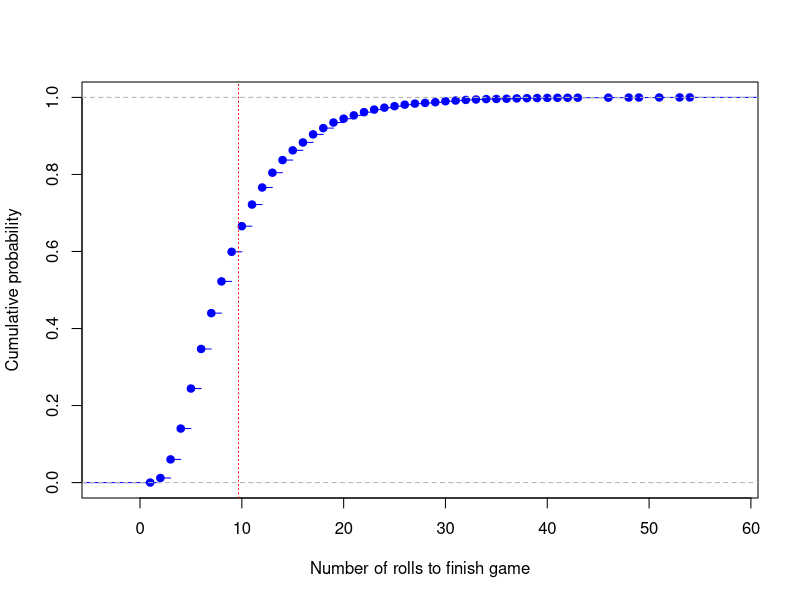
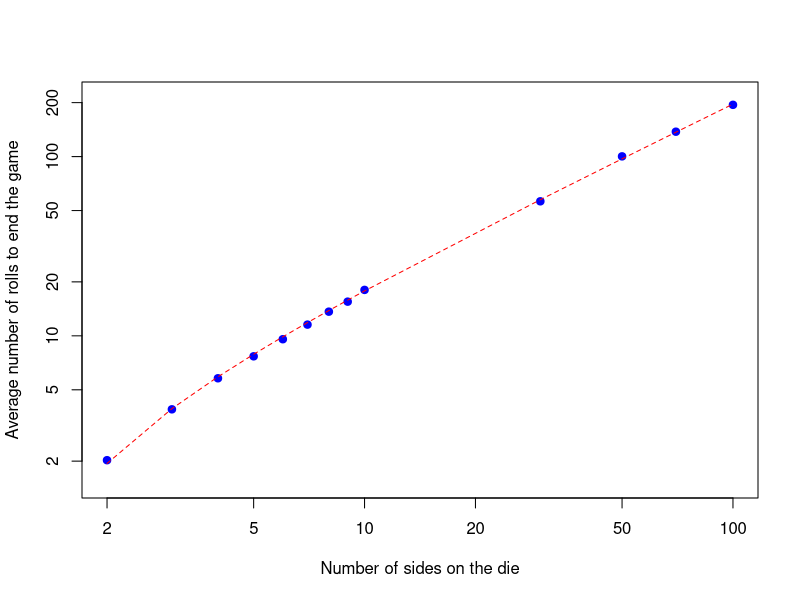

Write the R code that produced these figures, in order.
## ---- chunk 1
knitr::opts_knit$set(base.dir = "/home/swolf/website/", base.url = "/")
knitr::opts_chunk$set(fig.path = "figure/2020-03-31-unfairDie/")
## ---- chunk 2
makeNewDie = function(sides){
  newSides = sample(sides,replace=TRUE)
  return(newSides)
}
## ---- chunk 3
playDieGame = function(N){
  roll = 0
  dieSides = 1:N
  uniqueDieSides = unique(dieSides)
  while(length(uniqueDieSides)>1){
    # Roll the dice
    roll = roll + 1
    dieSides = makeNewDie(dieSides)
    uniqueDieSides = unique(dieSides)
  }
  return(roll)
}
## ---- chunk 4
n = 10000
# Simulate the die game n times
gameResult = replicate(n, playDieGame(6))
avgResult = mean(gameResult)
errResult = sd(gameResult)/sqrt(n)
## ---- chunk 5
# Make a plot
plot(ecdf(gameResult),main='',ylab='Cumulative probability',
     xlab='Number of rolls to finish game',col='blue')
abline(v=avgResult,col='red',lty=3)
## ---- chunk 6
nSims = 1000
dieSides = c(2:10,30,50,70,100)
avgRes = NULL
seRes = NULL
for(nSides in dieSides){
  # Simulate the die game nSims times
  gameRes = replicate(nSims, playDieGame(nSides))
  avgRes = c(avgRes, mean(gameRes))
  seRes = c(seRes, sd(gameRes)/sqrt(nSims))
}
dieRoll.lm = lm(log10(avgRes) ~ log10(dieSides))
summary(dieRoll.lm)
## ---- chunk 7
dieRollLin.lm = lm(avgRes ~ dieSides)
summary(dieRollLin.lm)
## ---- chunk 8
plot(dieSides,avgRes,type='p',col='blue',xlab='Number of sides on the die', 
     ylab='Average number of rolls to end the game',log='xy',pch=19,
     ylim=c(0.75*min(avgRes),1.1*max(avgRes)))
lines(dieSides,predict(dieRollLin.lm),col='red',lty=2)
